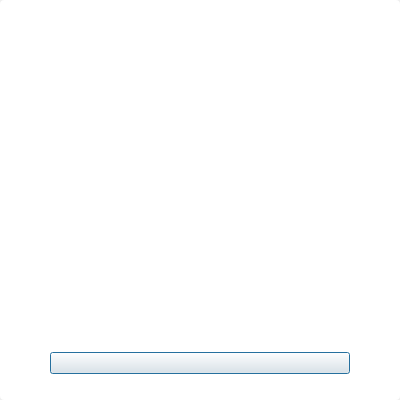
<?xml version="1.0" encoding="UTF-8"?>
<ui version="4.0">
 <class>faceTectionDlg</class>
 <widget class="QDialog" name="faceTectionDlg">
  <property name="geometry">
   <rect>
    <x>0</x>
    <y>0</y>
    <width>400</width>
    <height>400</height>
   </rect>
  </property>
  <property name="minimumSize">
   <size>
    <width>400</width>
    <height>400</height>
   </size>
  </property>
  <property name="windowTitle">
   <string>faceTectionDlg</string>
  </property>
  <layout class="QGridLayout" name="gridLayout">
   <property name="leftMargin">
    <number>0</number>
   </property>
   <property name="topMargin">
    <number>0</number>
   </property>
   <property name="rightMargin">
    <number>0</number>
   </property>
   <property name="bottomMargin">
    <number>0</number>
   </property>
   <property name="spacing">
    <number>0</number>
   </property>
   <item row="0" column="0">
    <widget class="QWidget" name="widget" native="true">
     <property name="styleSheet">
      <string notr="true">#widget{
background:#FFFFFF;
border-radius:4px;
}</string>
     </property>
     <layout class="QVBoxLayout" name="verticalLayout">
      <property name="spacing">
       <number>0</number>
      </property>
      <property name="leftMargin">
       <number>0</number>
      </property>
      <property name="topMargin">
       <number>0</number>
      </property>
      <property name="rightMargin">
       <number>0</number>
      </property>
      <property name="bottomMargin">
       <number>0</number>
      </property>
      <item alignment="Qt::AlignHCenter">
       <widget class="QLabel" name="label">
        <property name="minimumSize">
         <size>
          <width>300</width>
          <height>300</height>
         </size>
        </property>
        <property name="maximumSize">
         <size>
          <width>300</width>
          <height>300</height>
         </size>
        </property>
        <property name="text">
         <string/>
        </property>
       </widget>
      </item>
      <item>
       <layout class="QHBoxLayout" name="horizontalLayout">
        <item>
         <spacer name="horizontalSpacer">
          <property name="orientation">
           <enum>Qt::Horizontal</enum>
          </property>
          <property name="sizeHint" stdset="0">
           <size>
            <width>40</width>
            <height>20</height>
           </size>
          </property>
         </spacer>
        </item>
        <item>
         <widget class="QtMaterialFlatButton" name="pushButton">
          <property name="minimumSize">
           <size>
            <width>300</width>
            <height>0</height>
           </size>
          </property>
          <property name="maximumSize">
           <size>
            <width>300</width>
            <height>16777215</height>
           </size>
          </property>
          <property name="text">
           <string/>
          </property>
         </widget>
        </item>
        <item>
         <spacer name="horizontalSpacer_2">
          <property name="orientation">
           <enum>Qt::Horizontal</enum>
          </property>
          <property name="sizeHint" stdset="0">
           <size>
            <width>40</width>
            <height>20</height>
           </size>
          </property>
         </spacer>
        </item>
       </layout>
      </item>
     </layout>
    </widget>
   </item>
  </layout>
 </widget>
 <layoutdefault spacing="6" margin="11"/>
 <customwidgets>
  <customwidget>
   <class>QtMaterialFlatButton</class>
   <extends>QPushButton</extends>
   <header>qtmaterialflatbutton.h</header>
  </customwidget>
 </customwidgets>
 <resources/>
 <connections/>
</ui>
